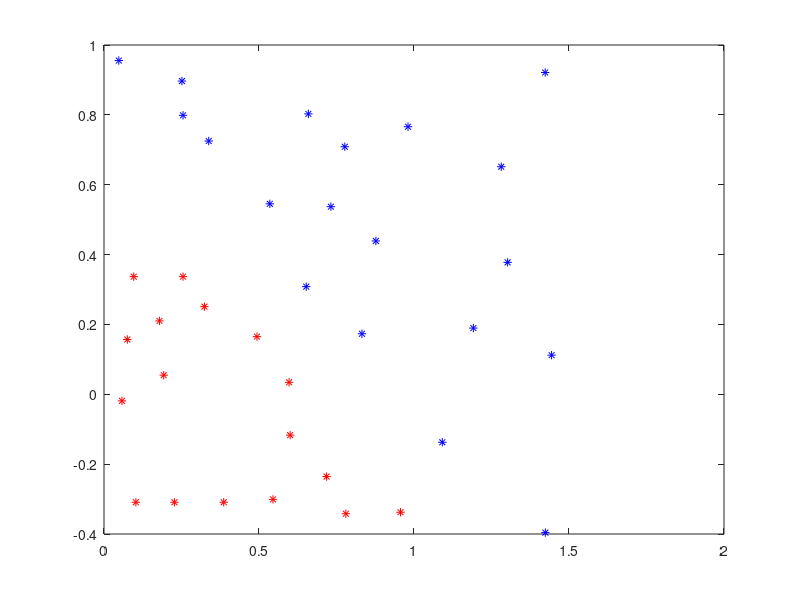

Here is the MATLAB script that generated this plot: (Note: this script raises an error after producing the figure.)
clear all;
close all;
clc;

X = load ('clean_lin.txt');
%X = load ('dirty_nonlin.txt');
[ndata,wid] = size(X);
y = X(:,wid); %get the last column as the label vector
nf=wid-1; %number of features
X = X(:,1:nf); %get the data
labels=[1,-1];

% *********** here goes solution for (a) **************
for i=1:ndata
    if (y(i,1)==1)
        plot(X(i,1),X(i,2),'b*');
        hold on;
    else 
        plot(X(i,1),X(i,2),'r*');
        hold on;
    end
end

% *********** here goes solution for (b) **************
H=[1 0 0; 0 1 0; 0 0 0];
f=[0; 0; 0];
x_new=[X ones(ndata,1)];
y_new=repmat(y,1,3);
A=bsxfun(@times, y_new, x_new);
b=ones(ndata,1)*(-1);
[x,fval,exitflag,output,lambda] = quadprog(H,f,A,b);
x,fval

% *********** here goes solution for (c) **************
lambda_vector=lambda.ineqlin
support_index=find(lambda_vector>0.1);
plot(X(support_index,1),X(support_index,2),'ok','Markersize',8);
hold on;

% *********** here goes solution for (d) **************
d = min((max(X(:,1)) - min(X(:,1))), ((max(X(:,2)) - min(X(:,2)))))/50;
[x1Grid,x2Grid] = meshgrid(min(X(:,1)):d:max(X(:,1)),...
    min(X(:,2)):d:max(X(:,2)));
xGrid = [x1Grid(:),x2Grid(:)];
N = size(xGrid,1);

weight=[x(1,1) x(2,1)];
bias=x(3,1);
outcome=zeros(N,1);
for i=1:N
    my_test=[xGrid(i,1) xGrid(i,2)];
    outcome(i,1)=weight*my_test'+bias;
    if (outcome(i,1)>1)
        plot(xGrid(i,1),xGrid(i,2),'g.','Markersize',3);
        hold on;
    end
    if (outcome(i,1)<-1)
        plot(xGrid(i,1),xGrid(i,2),'r.','Markersize',3);
        hold on;
    end
    if (outcome(i,1)>=-1 && outcome(i,1)<=1)
        plot(xGrid(i,1),xGrid(i,2),'b.','Markersize',3);
        hold on;
    end
end




%YOUR CODE HERE%

